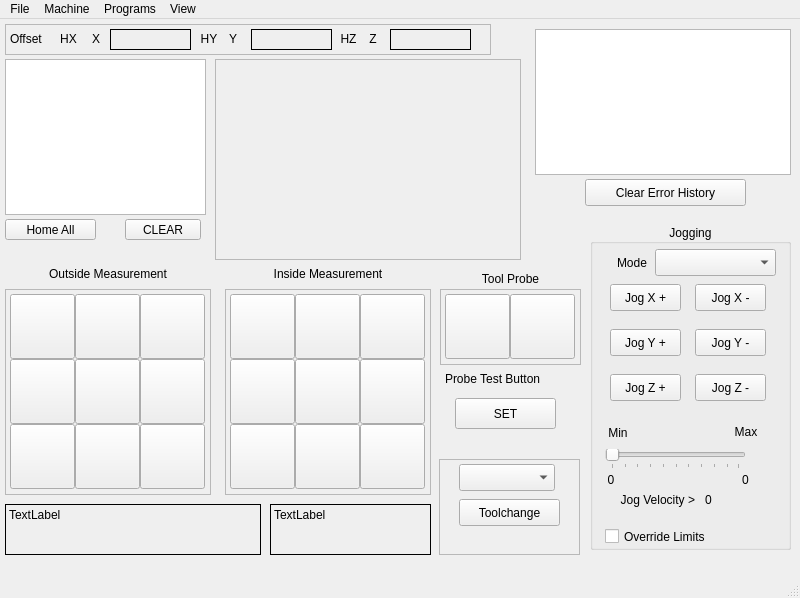
<?xml version="1.0" encoding="UTF-8"?>
<ui version="4.0">
 <class>MainWindow</class>
 <widget class="QMainWindow" name="MainWindow">
  <property name="geometry">
   <rect>
    <x>0</x>
    <y>0</y>
    <width>800</width>
    <height>598</height>
   </rect>
  </property>
  <property name="windowTitle">
   <string>MainWindow</string>
  </property>
  <widget class="QWidget" name="centralwidget">
   <widget class="QPlainTextEdit" name="gcode_pte">
    <property name="geometry">
     <rect>
      <x>5</x>
      <y>40</y>
      <width>201</width>
      <height>156</height>
     </rect>
    </property>
   </widget>
   <widget class="QFrame" name="plot_widget">
    <property name="geometry">
     <rect>
      <x>215</x>
      <y>40</y>
      <width>306</width>
      <height>201</height>
     </rect>
    </property>
    <property name="frameShape">
     <enum>QFrame::StyledPanel</enum>
    </property>
    <property name="frameShadow">
     <enum>QFrame::Raised</enum>
    </property>
   </widget>
   <widget class="QLabel" name="label_41">
    <property name="geometry">
     <rect>
      <x>30</x>
      <y>245</y>
      <width>156</width>
      <height>19</height>
     </rect>
    </property>
    <property name="text">
     <string>Outside Measurement</string>
    </property>
    <property name="alignment">
     <set>Qt::AlignCenter</set>
    </property>
   </widget>
   <widget class="QFrame" name="frame_10">
    <property name="geometry">
     <rect>
      <x>440</x>
      <y>270</y>
      <width>141</width>
      <height>76</height>
     </rect>
    </property>
    <property name="frameShape">
     <enum>QFrame::StyledPanel</enum>
    </property>
    <property name="frameShadow">
     <enum>QFrame::Raised</enum>
    </property>
    <widget class="QPushButton" name="ts_height">
     <property name="geometry">
      <rect>
       <x>70</x>
       <y>5</y>
       <width>65</width>
       <height>65</height>
      </rect>
     </property>
     <property name="text">
      <string/>
     </property>
     <property name="function" stdset="0">
      <string>mdi</string>
     </property>
     <property name="command" stdset="0">
      <string>o&lt;p_tool&gt; call</string>
     </property>
    </widget>
    <widget class="QPushButton" name="workpiece_height">
     <property name="geometry">
      <rect>
       <x>5</x>
       <y>5</y>
       <width>65</width>
       <height>65</height>
      </rect>
     </property>
     <property name="text">
      <string/>
     </property>
     <property name="function" stdset="0">
      <string>mdi</string>
     </property>
     <property name="command" stdset="0">
      <string>o&lt;p_top&gt; call</string>
     </property>
    </widget>
   </widget>
   <widget class="QLabel" name="label_43">
    <property name="geometry">
     <rect>
      <x>255</x>
      <y>245</y>
      <width>146</width>
      <height>19</height>
     </rect>
    </property>
    <property name="text">
     <string>Inside Measurement</string>
    </property>
    <property name="alignment">
     <set>Qt::AlignCenter</set>
    </property>
   </widget>
   <widget class="QFrame" name="frame_8">
    <property name="geometry">
     <rect>
      <x>225</x>
      <y>270</y>
      <width>206</width>
      <height>206</height>
     </rect>
    </property>
    <property name="frameShape">
     <enum>QFrame::StyledPanel</enum>
    </property>
    <property name="frameShadow">
     <enum>QFrame::Raised</enum>
    </property>
    <widget class="QPushButton" name="inXminusYplus">
     <property name="geometry">
      <rect>
       <x>5</x>
       <y>5</y>
       <width>65</width>
       <height>65</height>
      </rect>
     </property>
     <property name="text">
      <string/>
     </property>
    </widget>
    <widget class="QPushButton" name="inXminusYminus">
     <property name="geometry">
      <rect>
       <x>5</x>
       <y>135</y>
       <width>65</width>
       <height>65</height>
      </rect>
     </property>
     <property name="text">
      <string/>
     </property>
    </widget>
    <widget class="QPushButton" name="inXminus">
     <property name="geometry">
      <rect>
       <x>5</x>
       <y>70</y>
       <width>65</width>
       <height>65</height>
      </rect>
     </property>
     <property name="text">
      <string/>
     </property>
     <property name="function" stdset="0">
      <string>mdi</string>
     </property>
     <property name="command" stdset="0">
      <string>o&lt;p_right&gt; call</string>
     </property>
    </widget>
    <widget class="QPushButton" name="inYminus">
     <property name="geometry">
      <rect>
       <x>70</x>
       <y>135</y>
       <width>65</width>
       <height>65</height>
      </rect>
     </property>
     <property name="text">
      <string/>
     </property>
     <property name="function" stdset="0">
      <string>mdi</string>
     </property>
     <property name="command" stdset="0">
      <string>o&lt;p_back&gt;  call</string>
     </property>
    </widget>
    <widget class="QPushButton" name="inhole">
     <property name="geometry">
      <rect>
       <x>70</x>
       <y>70</y>
       <width>65</width>
       <height>65</height>
      </rect>
     </property>
     <property name="text">
      <string/>
     </property>
     <property name="function" stdset="0">
      <string>mdi</string>
     </property>
     <property name="command" stdset="0">
      <string>o&lt;p_hole&gt;  call</string>
     </property>
    </widget>
    <widget class="QPushButton" name="inYplus">
     <property name="geometry">
      <rect>
       <x>70</x>
       <y>5</y>
       <width>65</width>
       <height>65</height>
      </rect>
     </property>
     <property name="text">
      <string/>
     </property>
     <property name="function" stdset="0">
      <string>mdi</string>
     </property>
     <property name="command" stdset="0">
      <string>o&lt;p_front&gt; call</string>
     </property>
    </widget>
    <widget class="QPushButton" name="inXplus">
     <property name="geometry">
      <rect>
       <x>135</x>
       <y>70</y>
       <width>65</width>
       <height>65</height>
      </rect>
     </property>
     <property name="text">
      <string/>
     </property>
     <property name="function" stdset="0">
      <string>mdi</string>
     </property>
     <property name="command" stdset="0">
      <string>o&lt;p_left&gt;  call</string>
     </property>
    </widget>
    <widget class="QPushButton" name="inXplusYminus">
     <property name="geometry">
      <rect>
       <x>135</x>
       <y>135</y>
       <width>65</width>
       <height>65</height>
      </rect>
     </property>
     <property name="text">
      <string/>
     </property>
    </widget>
    <widget class="QPushButton" name="inXplusYplus">
     <property name="geometry">
      <rect>
       <x>135</x>
       <y>5</y>
       <width>65</width>
       <height>65</height>
      </rect>
     </property>
     <property name="text">
      <string/>
     </property>
    </widget>
   </widget>
   <widget class="QFrame" name="frame_7">
    <property name="geometry">
     <rect>
      <x>5</x>
      <y>270</y>
      <width>206</width>
      <height>206</height>
     </rect>
    </property>
    <property name="frameShape">
     <enum>QFrame::StyledPanel</enum>
    </property>
    <property name="frameShadow">
     <enum>QFrame::Raised</enum>
    </property>
    <widget class="QPushButton" name="XminusYplus">
     <property name="geometry">
      <rect>
       <x>5</x>
       <y>5</y>
       <width>65</width>
       <height>65</height>
      </rect>
     </property>
     <property name="text">
      <string/>
     </property>
    </widget>
    <widget class="QPushButton" name="XminusYminus">
     <property name="geometry">
      <rect>
       <x>5</x>
       <y>135</y>
       <width>65</width>
       <height>65</height>
      </rect>
     </property>
     <property name="text">
      <string/>
     </property>
    </widget>
    <widget class="QPushButton" name="Xminus">
     <property name="geometry">
      <rect>
       <x>135</x>
       <y>70</y>
       <width>65</width>
       <height>65</height>
      </rect>
     </property>
     <property name="text">
      <string/>
     </property>
     <property name="function" stdset="0">
      <string>mdi</string>
     </property>
     <property name="command" stdset="0">
      <string>o&lt;p_right&gt; call</string>
     </property>
    </widget>
    <widget class="QPushButton" name="Yminus">
     <property name="geometry">
      <rect>
       <x>70</x>
       <y>5</y>
       <width>65</width>
       <height>65</height>
      </rect>
     </property>
     <property name="text">
      <string/>
     </property>
     <property name="function" stdset="0">
      <string>mdi</string>
     </property>
     <property name="command" stdset="0">
      <string>o&lt;p_back&gt; call</string>
     </property>
    </widget>
    <widget class="QPushButton" name="wk_center">
     <property name="geometry">
      <rect>
       <x>70</x>
       <y>70</y>
       <width>65</width>
       <height>65</height>
      </rect>
     </property>
     <property name="text">
      <string/>
     </property>
    </widget>
    <widget class="QPushButton" name="XplusYminus">
     <property name="geometry">
      <rect>
       <x>135</x>
       <y>135</y>
       <width>65</width>
       <height>65</height>
      </rect>
     </property>
     <property name="text">
      <string/>
     </property>
    </widget>
    <widget class="QPushButton" name="XplusYplus">
     <property name="geometry">
      <rect>
       <x>135</x>
       <y>5</y>
       <width>65</width>
       <height>65</height>
      </rect>
     </property>
     <property name="text">
      <string/>
     </property>
    </widget>
    <widget class="QPushButton" name="Yplus">
     <property name="geometry">
      <rect>
       <x>70</x>
       <y>135</y>
       <width>65</width>
       <height>65</height>
      </rect>
     </property>
     <property name="text">
      <string/>
     </property>
     <property name="function" stdset="0">
      <string>mdi</string>
     </property>
     <property name="command" stdset="0">
      <string>o&lt;p_front&gt; call</string>
     </property>
    </widget>
    <widget class="QPushButton" name="Xplus">
     <property name="geometry">
      <rect>
       <x>5</x>
       <y>70</y>
       <width>65</width>
       <height>65</height>
      </rect>
     </property>
     <property name="text">
      <string/>
     </property>
     <property name="function" stdset="0">
      <string>mdi</string>
     </property>
     <property name="command" stdset="0">
      <string>o&lt;p_left&gt;  call</string>
     </property>
    </widget>
   </widget>
   <widget class="QLabel" name="label_44">
    <property name="geometry">
     <rect>
      <x>470</x>
      <y>250</y>
      <width>81</width>
      <height>19</height>
     </rect>
    </property>
    <property name="text">
     <string>Tool Probe</string>
    </property>
    <property name="alignment">
     <set>Qt::AlignCenter</set>
    </property>
   </widget>
   <widget class="QPushButton" name="home_all_pb">
    <property name="geometry">
     <rect>
      <x>5</x>
      <y>200</y>
      <width>91</width>
      <height>21</height>
     </rect>
    </property>
    <property name="text">
     <string>Home All</string>
    </property>
   </widget>
   <widget class="QPushButton" name="clear_error_history_pb">
    <property name="geometry">
     <rect>
      <x>585</x>
      <y>160</y>
      <width>161</width>
      <height>27</height>
     </rect>
    </property>
    <property name="text">
     <string>Clear Error History</string>
    </property>
   </widget>
   <widget class="QPlainTextEdit" name="errors_pte">
    <property name="geometry">
     <rect>
      <x>535</x>
      <y>10</y>
      <width>256</width>
      <height>146</height>
     </rect>
    </property>
   </widget>
   <widget class="QFrame" name="frame_4">
    <property name="geometry">
     <rect>
      <x>5</x>
      <y>5</y>
      <width>486</width>
      <height>31</height>
     </rect>
    </property>
    <property name="frameShape">
     <enum>QFrame::StyledPanel</enum>
    </property>
    <property name="frameShadow">
     <enum>QFrame::Raised</enum>
    </property>
    <widget class="QLabel" name="label_2">
     <property name="geometry">
      <rect>
       <x>220</x>
       <y>5</y>
       <width>16</width>
       <height>19</height>
      </rect>
     </property>
     <property name="text">
      <string>Y</string>
     </property>
     <property name="alignment">
      <set>Qt::AlignCenter</set>
     </property>
    </widget>
    <widget class="QLabel" name="label_3">
     <property name="geometry">
      <rect>
       <x>360</x>
       <y>5</y>
       <width>16</width>
       <height>19</height>
      </rect>
     </property>
     <property name="text">
      <string>Z</string>
     </property>
     <property name="alignment">
      <set>Qt::AlignCenter</set>
     </property>
    </widget>
    <widget class="QLabel" name="dro_lb_x">
     <property name="geometry">
      <rect>
       <x>105</x>
       <y>5</y>
       <width>81</width>
       <height>21</height>
      </rect>
     </property>
     <property name="font">
      <font>
       <family>FreeMono</family>
       <pointsize>12</pointsize>
       <weight>75</weight>
       <bold>true</bold>
      </font>
     </property>
     <property name="frameShape">
      <enum>QFrame::Box</enum>
     </property>
     <property name="text">
      <string/>
     </property>
    </widget>
    <widget class="QLabel" name="dro_lb_z">
     <property name="geometry">
      <rect>
       <x>385</x>
       <y>5</y>
       <width>81</width>
       <height>21</height>
      </rect>
     </property>
     <property name="font">
      <font>
       <family>FreeMono</family>
       <pointsize>12</pointsize>
       <weight>75</weight>
       <bold>true</bold>
      </font>
     </property>
     <property name="frameShape">
      <enum>QFrame::Box</enum>
     </property>
     <property name="text">
      <string/>
     </property>
    </widget>
    <widget class="QLabel" name="label">
     <property name="geometry">
      <rect>
       <x>83</x>
       <y>5</y>
       <width>16</width>
       <height>19</height>
      </rect>
     </property>
     <property name="text">
      <string>X</string>
     </property>
     <property name="alignment">
      <set>Qt::AlignCenter</set>
     </property>
    </widget>
    <widget class="QLabel" name="dro_lb_y">
     <property name="geometry">
      <rect>
       <x>246</x>
       <y>5</y>
       <width>81</width>
       <height>21</height>
      </rect>
     </property>
     <property name="font">
      <font>
       <family>FreeMono</family>
       <pointsize>12</pointsize>
       <weight>75</weight>
       <bold>true</bold>
      </font>
     </property>
     <property name="frameShape">
      <enum>QFrame::Box</enum>
     </property>
     <property name="text">
      <string/>
     </property>
    </widget>
    <widget class="QLabel" name="home_lb_0">
     <property name="geometry">
      <rect>
       <x>53</x>
       <y>5</y>
       <width>21</width>
       <height>19</height>
      </rect>
     </property>
     <property name="frameShape">
      <enum>QFrame::NoFrame</enum>
     </property>
     <property name="text">
      <string>HX</string>
     </property>
     <property name="alignment">
      <set>Qt::AlignCenter</set>
     </property>
    </widget>
    <widget class="QLabel" name="home_lb_1">
     <property name="geometry">
      <rect>
       <x>194</x>
       <y>5</y>
       <width>20</width>
       <height>19</height>
      </rect>
     </property>
     <property name="frameShape">
      <enum>QFrame::NoFrame</enum>
     </property>
     <property name="text">
      <string>HY</string>
     </property>
     <property name="alignment">
      <set>Qt::AlignCenter</set>
     </property>
    </widget>
    <widget class="QLabel" name="home_lb_2">
     <property name="geometry">
      <rect>
       <x>333</x>
       <y>5</y>
       <width>21</width>
       <height>19</height>
      </rect>
     </property>
     <property name="frameShape">
      <enum>QFrame::NoFrame</enum>
     </property>
     <property name="text">
      <string>HZ</string>
     </property>
     <property name="alignment">
      <set>Qt::AlignCenter</set>
     </property>
    </widget>
    <widget class="QLabel" name="label_34">
     <property name="geometry">
      <rect>
       <x>5</x>
       <y>5</y>
       <width>46</width>
       <height>19</height>
      </rect>
     </property>
     <property name="text">
      <string>Offset</string>
     </property>
    </widget>
   </widget>
   <widget class="QGroupBox" name="groupBox_7">
    <property name="geometry">
     <rect>
      <x>590</x>
      <y>205</y>
      <width>201</width>
      <height>326</height>
     </rect>
    </property>
    <property name="title">
     <string>Jogging</string>
    </property>
    <property name="alignment">
     <set>Qt::AlignCenter</set>
    </property>
    <widget class="QPushButton" name="jog_plus_pb_2">
     <property name="geometry">
      <rect>
       <x>20</x>
       <y>150</y>
       <width>71</width>
       <height>27</height>
      </rect>
     </property>
     <property name="text">
      <string>Jog Z +</string>
     </property>
    </widget>
    <widget class="QPushButton" name="jog_minus_pb_2">
     <property name="geometry">
      <rect>
       <x>105</x>
       <y>150</y>
       <width>71</width>
       <height>27</height>
      </rect>
     </property>
     <property name="text">
      <string>Jog Z -</string>
     </property>
    </widget>
    <widget class="QPushButton" name="jog_minus_pb_0">
     <property name="geometry">
      <rect>
       <x>105</x>
       <y>60</y>
       <width>71</width>
       <height>27</height>
      </rect>
     </property>
     <property name="text">
      <string>Jog X -</string>
     </property>
    </widget>
    <widget class="QPushButton" name="jog_plus_pb_0">
     <property name="geometry">
      <rect>
       <x>20</x>
       <y>60</y>
       <width>71</width>
       <height>27</height>
      </rect>
     </property>
     <property name="text">
      <string>Jog X +</string>
     </property>
    </widget>
    <widget class="QPushButton" name="jog_minus_pb_1">
     <property name="geometry">
      <rect>
       <x>105</x>
       <y>105</y>
       <width>71</width>
       <height>27</height>
      </rect>
     </property>
     <property name="text">
      <string>Jog Y -</string>
     </property>
    </widget>
    <widget class="QPushButton" name="jog_plus_pb_1">
     <property name="geometry">
      <rect>
       <x>20</x>
       <y>105</y>
       <width>71</width>
       <height>27</height>
      </rect>
     </property>
     <property name="text">
      <string>Jog Y +</string>
     </property>
    </widget>
    <widget class="QComboBox" name="jog_modes_cb">
     <property name="geometry">
      <rect>
       <x>65</x>
       <y>25</y>
       <width>121</width>
       <height>27</height>
      </rect>
     </property>
    </widget>
    <widget class="QLabel" name="label_7">
     <property name="geometry">
      <rect>
       <x>14</x>
       <y>25</y>
       <width>56</width>
       <height>27</height>
      </rect>
     </property>
     <property name="text">
      <string>Mode</string>
     </property>
     <property name="alignment">
      <set>Qt::AlignCenter</set>
     </property>
    </widget>
    <widget class="QLabel" name="label_12">
     <property name="geometry">
      <rect>
       <x>15</x>
       <y>195</y>
       <width>26</width>
       <height>28</height>
      </rect>
     </property>
     <property name="text">
      <string>Min</string>
     </property>
     <property name="alignment">
      <set>Qt::AlignCenter</set>
     </property>
    </widget>
    <widget class="QSlider" name="jog_vel_sl">
     <property name="geometry">
      <rect>
       <x>15</x>
       <y>225</y>
       <width>141</width>
       <height>20</height>
      </rect>
     </property>
     <property name="orientation">
      <enum>Qt::Horizontal</enum>
     </property>
     <property name="tickPosition">
      <enum>QSlider::TicksBelow</enum>
     </property>
    </widget>
    <widget class="QLabel" name="label_13">
     <property name="geometry">
      <rect>
       <x>140</x>
       <y>195</y>
       <width>32</width>
       <height>25</height>
      </rect>
     </property>
     <property name="text">
      <string>Max</string>
     </property>
     <property name="alignment">
      <set>Qt::AlignCenter</set>
     </property>
    </widget>
    <widget class="QLabel" name="min_jog_vel_lb_2">
     <property name="geometry">
      <rect>
       <x>5</x>
       <y>245</y>
       <width>32</width>
       <height>21</height>
      </rect>
     </property>
     <property name="text">
      <string>0</string>
     </property>
     <property name="alignment">
      <set>Qt::AlignCenter</set>
     </property>
    </widget>
    <widget class="QLabel" name="max_jog_vel_lb_2">
     <property name="geometry">
      <rect>
       <x>140</x>
       <y>245</y>
       <width>31</width>
       <height>21</height>
      </rect>
     </property>
     <property name="text">
      <string>0</string>
     </property>
     <property name="alignment">
      <set>Qt::AlignCenter</set>
     </property>
    </widget>
    <widget class="QLabel" name="label_14">
     <property name="geometry">
      <rect>
       <x>5</x>
       <y>265</y>
       <width>100</width>
       <height>21</height>
      </rect>
     </property>
     <property name="text">
      <string>Jog Velocity &gt;</string>
     </property>
     <property name="alignment">
      <set>Qt::AlignRight|Qt::AlignTrailing|Qt::AlignVCenter</set>
     </property>
    </widget>
    <widget class="QLabel" name="jog_vel_lb">
     <property name="geometry">
      <rect>
       <x>115</x>
       <y>265</y>
       <width>81</width>
       <height>21</height>
      </rect>
     </property>
     <property name="text">
      <string>0</string>
     </property>
    </widget>
   </widget>
   <widget class="QPushButton" name="view_clear_pb">
    <property name="geometry">
     <rect>
      <x>125</x>
      <y>200</y>
      <width>76</width>
      <height>21</height>
     </rect>
    </property>
    <property name="text">
     <string>CLEAR</string>
    </property>
   </widget>
   <widget class="QLabel" name="gcodes_lb">
    <property name="geometry">
     <rect>
      <x>5</x>
      <y>485</y>
      <width>256</width>
      <height>51</height>
     </rect>
    </property>
    <property name="frameShape">
     <enum>QFrame::Box</enum>
    </property>
    <property name="text">
     <string>TextLabel</string>
    </property>
    <property name="textFormat">
     <enum>Qt::MarkdownText</enum>
    </property>
    <property name="alignment">
     <set>Qt::AlignLeading|Qt::AlignLeft|Qt::AlignTop</set>
    </property>
    <property name="wordWrap">
     <bool>true</bool>
    </property>
   </widget>
   <widget class="QLabel" name="mcodes_lb">
    <property name="geometry">
     <rect>
      <x>270</x>
      <y>485</y>
      <width>161</width>
      <height>51</height>
     </rect>
    </property>
    <property name="frameShape">
     <enum>QFrame::Box</enum>
    </property>
    <property name="text">
     <string>TextLabel</string>
    </property>
    <property name="alignment">
     <set>Qt::AlignLeading|Qt::AlignLeft|Qt::AlignTop</set>
    </property>
    <property name="wordWrap">
     <bool>true</bool>
    </property>
   </widget>
   <widget class="QCheckBox" name="override_limits_cb">
    <property name="geometry">
     <rect>
      <x>605</x>
      <y>505</y>
      <width>131</width>
      <height>25</height>
     </rect>
    </property>
    <property name="text">
     <string>Override Limits</string>
    </property>
   </widget>
   <widget class="QFrame" name="frame">
    <property name="geometry">
     <rect>
      <x>439</x>
      <y>440</y>
      <width>141</width>
      <height>96</height>
     </rect>
    </property>
    <property name="frameShape">
     <enum>QFrame::StyledPanel</enum>
    </property>
    <property name="frameShadow">
     <enum>QFrame::Raised</enum>
    </property>
    <widget class="QComboBox" name="tool_change_cb">
     <property name="geometry">
      <rect>
       <x>20</x>
       <y>5</y>
       <width>96</width>
       <height>27</height>
      </rect>
     </property>
    </widget>
    <widget class="QPushButton" name="tool_change_pb">
     <property name="geometry">
      <rect>
       <x>20</x>
       <y>40</y>
       <width>101</width>
       <height>27</height>
      </rect>
     </property>
     <property name="toolTip">
      <string/>
     </property>
     <property name="toolTipDuration">
      <number>-1</number>
     </property>
     <property name="text">
      <string>Toolchange</string>
     </property>
    </widget>
   </widget>
   <widget class="QPushButton" name="probe_trigger">
    <property name="geometry">
     <rect>
      <x>455</x>
      <y>379</y>
      <width>101</width>
      <height>31</height>
     </rect>
    </property>
    <property name="text">
     <string>SET</string>
    </property>
    <property name="function" stdset="0">
     <string>hal_pin</string>
    </property>
    <property name="pin_name" stdset="0">
     <string>probe_trigger_pin</string>
    </property>
    <property name="hal_type" stdset="0">
     <string>HAL_BIT</string>
    </property>
    <property name="hal_dir" stdset="0">
     <string>HAL_OUT</string>
    </property>
   </widget>
   <widget class="QLabel" name="label_4">
    <property name="geometry">
     <rect>
      <x>445</x>
      <y>350</y>
      <width>126</width>
      <height>19</height>
     </rect>
    </property>
    <property name="text">
     <string>Probe Test Button</string>
    </property>
   </widget>
  </widget>
  <widget class="QStatusBar" name="statusbar"/>
  <widget class="QMenuBar" name="menubar">
   <property name="geometry">
    <rect>
     <x>0</x>
     <y>0</y>
     <width>800</width>
     <height>24</height>
    </rect>
   </property>
   <widget class="QMenu" name="menuFile">
    <property name="title">
     <string>File</string>
    </property>
    <addaction name="actionOpen"/>
    <addaction name="actionEdit"/>
    <addaction name="actionReload"/>
    <addaction name="separator"/>
    <addaction name="actionEdit_Tool_Table"/>
    <addaction name="actionReload_Tool_Table"/>
    <addaction name="separator"/>
    <addaction name="actionQuit"/>
   </widget>
   <widget class="QMenu" name="menuMachine">
    <property name="title">
     <string>Machine</string>
    </property>
    <addaction name="actionE_Stop"/>
    <addaction name="actionPower"/>
    <addaction name="actionRun"/>
    <addaction name="actionRun_From_Line"/>
    <addaction name="actionStep"/>
    <addaction name="actionPause"/>
    <addaction name="actionResume"/>
    <addaction name="actionStop"/>
    <addaction name="separator"/>
    <addaction name="actionClear_MDI_History"/>
    <addaction name="actionCopy_MDI_History"/>
   </widget>
   <widget class="QMenu" name="menuPrograms">
    <property name="title">
     <string>Programs</string>
    </property>
    <addaction name="actionShow_HAL"/>
    <addaction name="actionHAL_Meter"/>
    <addaction name="actionHAL_Scope"/>
   </widget>
   <widget class="QMenu" name="menuView">
    <property name="title">
     <string>View</string>
    </property>
    <addaction name="actionDRO"/>
    <addaction name="actionLimits"/>
    <addaction name="actionExtents_Option"/>
    <addaction name="actionLive_Plot"/>
    <addaction name="actionVelocity"/>
    <addaction name="actionMetric_Units"/>
    <addaction name="actionProgram"/>
    <addaction name="actionRapids"/>
    <addaction name="actionTool"/>
    <addaction name="actionDTG"/>
    <addaction name="actionOffsets"/>
    <addaction name="actionOverlay"/>
   </widget>
   <addaction name="menuFile"/>
   <addaction name="menuMachine"/>
   <addaction name="menuPrograms"/>
   <addaction name="menuView"/>
  </widget>
  <action name="actionOpen">
   <property name="text">
    <string>Open</string>
   </property>
  </action>
  <action name="actionEdit">
   <property name="text">
    <string>Edit</string>
   </property>
  </action>
  <action name="actionReload">
   <property name="text">
    <string>Reload</string>
   </property>
  </action>
  <action name="actionEdit_Tool_Table">
   <property name="text">
    <string>Edit Tool Table</string>
   </property>
  </action>
  <action name="actionReload_Tool_Table">
   <property name="text">
    <string>Reload Tool Table</string>
   </property>
  </action>
  <action name="actionQuit">
   <property name="text">
    <string>Quit</string>
   </property>
  </action>
  <action name="actionPower_Off">
   <property name="text">
    <string>Power Off</string>
   </property>
  </action>
  <action name="actionRun">
   <property name="text">
    <string>Run</string>
   </property>
  </action>
  <action name="actionRun_From_Line">
   <property name="text">
    <string>Run From Line</string>
   </property>
  </action>
  <action name="actionStep">
   <property name="text">
    <string>Step</string>
   </property>
  </action>
  <action name="actionPause">
   <property name="text">
    <string>Pause</string>
   </property>
  </action>
  <action name="actionResume">
   <property name="text">
    <string>Resume</string>
   </property>
  </action>
  <action name="actionStop">
   <property name="text">
    <string>Stop</string>
   </property>
  </action>
  <action name="actionClear_MDI_History">
   <property name="text">
    <string>Clear MDI History</string>
   </property>
  </action>
  <action name="actionCopy_MDI_History">
   <property name="text">
    <string>Copy MDI History</string>
   </property>
  </action>
  <action name="actionShow_HAL">
   <property name="text">
    <string>Show HAL</string>
   </property>
  </action>
  <action name="actionHAL_Meter">
   <property name="text">
    <string>HAL Meter</string>
   </property>
  </action>
  <action name="actionHAL_Scope">
   <property name="text">
    <string>HAL Scope</string>
   </property>
  </action>
  <action name="actionDRO">
   <property name="text">
    <string>DRO</string>
   </property>
  </action>
  <action name="actionLimits">
   <property name="text">
    <string>Limits</string>
   </property>
  </action>
  <action name="actionExtents_Option">
   <property name="text">
    <string>Extents Option</string>
   </property>
  </action>
  <action name="actionLive_Plot">
   <property name="text">
    <string>Live Plot</string>
   </property>
  </action>
  <action name="actionVelocity">
   <property name="text">
    <string>Velocity</string>
   </property>
  </action>
  <action name="actionMetric_Units">
   <property name="text">
    <string>Metric Units</string>
   </property>
  </action>
  <action name="actionProgram">
   <property name="text">
    <string>Program</string>
   </property>
  </action>
  <action name="actionRapids">
   <property name="text">
    <string>Rapids</string>
   </property>
  </action>
  <action name="actionDTG">
   <property name="text">
    <string>DTG</string>
   </property>
  </action>
  <action name="actionTool">
   <property name="text">
    <string>Tool</string>
   </property>
  </action>
  <action name="actionOffsets">
   <property name="text">
    <string>Offsets</string>
   </property>
  </action>
  <action name="actionOverlay">
   <property name="text">
    <string>Overlay</string>
   </property>
  </action>
  <action name="actionE_Stop">
   <property name="text">
    <string>E Stop</string>
   </property>
  </action>
  <action name="actionPower">
   <property name="text">
    <string>Power</string>
   </property>
  </action>
 </widget>
 <resources>
  <include location="resources.qrc"/>
 </resources>
 <connections/>
</ui>
